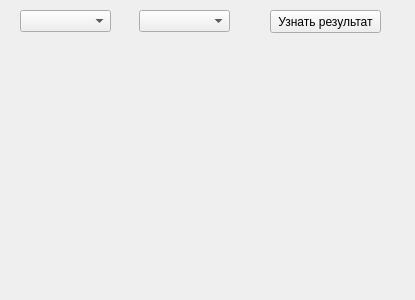
<?xml version="1.0" encoding="UTF-8"?>
<ui version="4.0">
 <class>Form</class>
 <widget class="QWidget" name="Form">
  <property name="geometry">
   <rect>
    <x>0</x>
    <y>0</y>
    <width>415</width>
    <height>300</height>
   </rect>
  </property>
  <property name="windowTitle">
   <string>Form</string>
  </property>
  <widget class="QComboBox" name="schools">
   <property name="geometry">
    <rect>
     <x>20</x>
     <y>10</y>
     <width>91</width>
     <height>22</height>
    </rect>
   </property>
  </widget>
  <widget class="QComboBox" name="classes">
   <property name="geometry">
    <rect>
     <x>139</x>
     <y>10</y>
     <width>91</width>
     <height>22</height>
    </rect>
   </property>
  </widget>
  <widget class="QPushButton" name="resultButton">
   <property name="geometry">
    <rect>
     <x>270</x>
     <y>10</y>
     <width>111</width>
     <height>23</height>
    </rect>
   </property>
   <property name="sizePolicy">
    <sizepolicy hsizetype="Minimum" vsizetype="Expanding">
     <horstretch>0</horstretch>
     <verstretch>0</verstretch>
    </sizepolicy>
   </property>
   <property name="text">
    <string>Узнать результат</string>
   </property>
  </widget>
 </widget>
 <resources/>
 <connections/>
</ui>
